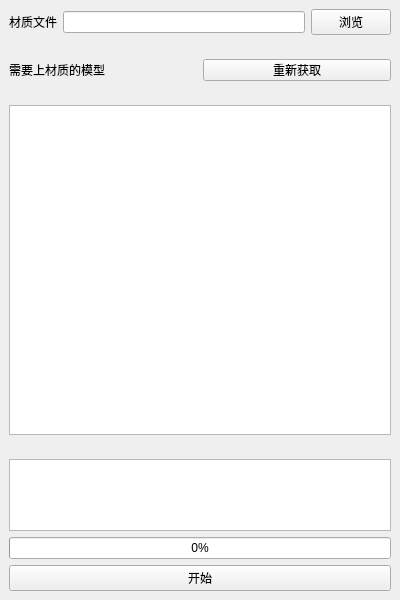
<?xml version="1.0" encoding="UTF-8"?>
<ui version="4.0">
 <class>LoadDisplayMatWindow</class>
 <widget class="QMainWindow" name="LoadDisplayMatWindow">
  <property name="geometry">
   <rect>
    <x>0</x>
    <y>0</y>
    <width>400</width>
    <height>600</height>
   </rect>
  </property>
  <property name="maximumSize">
   <size>
    <width>400</width>
    <height>600</height>
   </size>
  </property>
  <property name="windowTitle">
   <string>加载显示材质</string>
  </property>
  <widget class="QWidget" name="centralWidget">
   <widget class="QWidget" name="allWidget" native="true">
    <property name="geometry">
     <rect>
      <x>0</x>
      <y>0</y>
      <width>400</width>
      <height>600</height>
     </rect>
    </property>
    <property name="minimumSize">
     <size>
      <width>400</width>
      <height>600</height>
     </size>
    </property>
    <layout class="QVBoxLayout" name="allLayout">
     <item>
      <widget class="QWidget" name="aWidget" native="true">
       <property name="maximumSize">
        <size>
         <width>400</width>
         <height>50</height>
        </size>
       </property>
       <layout class="QHBoxLayout" name="aLayout">
        <item>
         <widget class="QLabel" name="outlabel">
          <property name="text">
           <string>材质文件</string>
          </property>
         </widget>
        </item>
        <item>
         <widget class="QLineEdit" name="pathlineEdit"/>
        </item>
        <item>
         <widget class="QPushButton" name="lookpushButton">
          <property name="text">
           <string>浏览</string>
          </property>
         </widget>
        </item>
       </layout>
      </widget>
     </item>
     <item>
      <widget class="QWidget" name="bWidget" native="true">
       <property name="maximumSize">
        <size>
         <width>400</width>
         <height>40</height>
        </size>
       </property>
       <layout class="QHBoxLayout" name="bLayout">
        <item>
         <widget class="QLabel" name="filelabel">
          <property name="text">
           <string>需要上材质的模型</string>
          </property>
         </widget>
        </item>
        <item>
         <widget class="QPushButton" name="cleanpushButton">
          <property name="text">
           <string>重新获取</string>
          </property>
         </widget>
        </item>
       </layout>
      </widget>
     </item>
     <item>
      <widget class="QWidget" name="cWidget" native="true">
       <property name="maximumSize">
        <size>
         <width>400</width>
         <height>450</height>
        </size>
       </property>
       <layout class="QVBoxLayout" name="cLayout">
        <item>
         <widget class="QTableWidget" name="main_tableWidget"/>
        </item>
       </layout>
      </widget>
     </item>
     <item>
      <widget class="QWidget" name="dWidget" native="true">
       <property name="maximumSize">
        <size>
         <width>400</width>
         <height>150</height>
        </size>
       </property>
       <layout class="QVBoxLayout" name="dLayout">
        <item>
         <widget class="QTextBrowser" name="staBrowser">
          <property name="maximumSize">
           <size>
            <width>400</width>
            <height>100</height>
           </size>
          </property>
         </widget>
        </item>
        <item>
         <widget class="QProgressBar" name="progressBar">
          <property name="value">
           <number>0</number>
          </property>
         </widget>
        </item>
        <item>
         <widget class="QPushButton" name="extpushButton">
          <property name="text">
           <string>开始</string>
          </property>
         </widget>
        </item>
       </layout>
      </widget>
     </item>
    </layout>
   </widget>
  </widget>
 </widget>
 <resources/>
 <connections/>
</ui>
